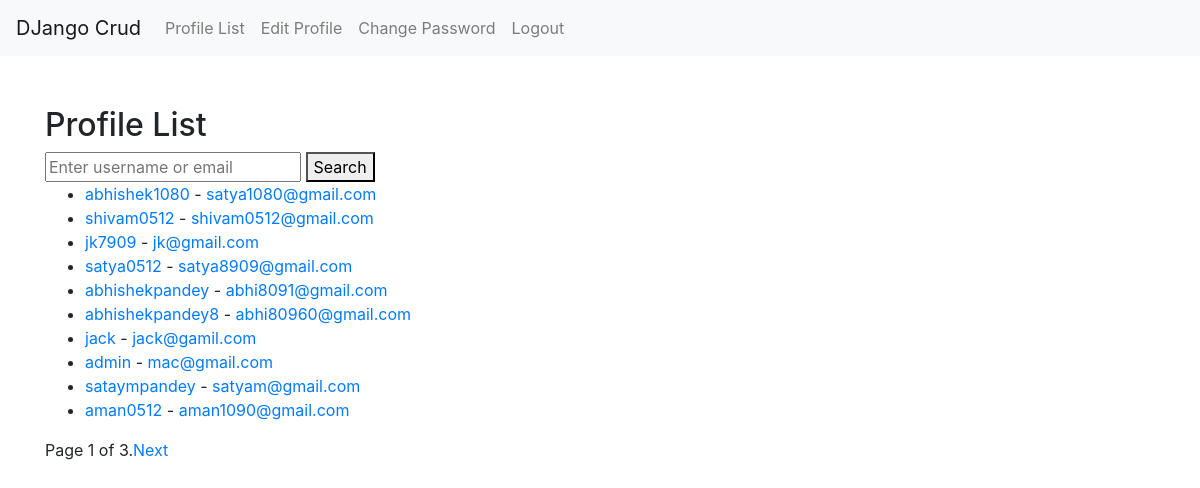
The app's page /profiles/ (signed in) with its own data.
### emp/models.py (models this page shows, shortened)
class CustomUser(AbstractUser):
    email = models.EmailField(unique=True)
    date_of_birth = models.DateField(null=True, blank=True)
    USERNAME_FIELD = 'email'
    REQUIRED_FIELDS = ['username']

### emp/views.py (the view)
# urls.py: path('profiles/', profile_list, name='profile_list'),
@login_required
def profile_list(request):
    queryset = CustomUser.objects.all()
    query = request.GET.get('q')
    if query:
        queryset = queryset.filter(Q(username__icontains=query) | Q(email__icontains=query))
    paginator = Paginator(queryset, 10)
    page_number = request.GET.get('page')
    page_obj = paginator.get_page(page_number)
    if query and not page_obj.object_list.exists():
        message = "No such user found."
    else:
        message = None
    return render(request, 'profile_list.html', {'page_obj': page_obj, 'query': query, 'message': message})

### emp/templates/profile_list.html (shortened to what this page needs)
{% extends "base_generic.html" %}
{% block content %}
  <h2>Profile List</h2>
  <form method="GET">
    <input type="text" name="q" placeholder="Enter username or email">
    <button type="submit">Search</button>
  </form>
  <ul>
    {% for user in page_obj %}
      <li>
        <a href="{% url 'user_detail' user.id %}">{{ user.username }}</a> -
        <a href="{% url 'user_detail' user.id %}">{{ user.email }}</a>
      </li>
    {% empty %}
      <li>No users found.</li>
    {% endfor %}
  </ul>
  <div class="pagination">
    <span class="current">
      Page {{ page_obj.number }} of {{ page_obj.paginator.num_pages }}.
    </span>
    {% with page_obj.has_next as has_next %}
      {% if has_next %}
        <a href="?page={{ page_obj.next_page_number }}">Next</a>
      {% endif %}
    {% endwith %}
  </div>
{% endblock %}

### emp/templates/base_generic.html (shortened to what this page needs)
<!DOCTYPE html>
{% load static  %}
<html>
<head>
    <link rel="stylesheet" href="https://stackpath.bootstrapcdn.com/bootstrap/4.5.2/css/bootstrap.min.css">
    <link rel="stylesheet" href="{% static 'css/styles.css' %}">
</head>
<body>
    <nav class="navbar navbar-expand-lg navbar-light bg-light">
        <a class="navbar-brand" href="{% url 'profile_list' %}">DJango Crud</a>
        <div class="collapse navbar-collapse" id="navbarNav">
            <ul class="navbar-nav">
                {% if user.is_authenticated %}
                <li class="nav-item">
                    <a class="nav-link" href="{% url 'profile_list' %}">Profile List</a>
                </li>
                    <li class="nav-item">
                        <a class="nav-link" href="{% url 'edit_profile' %}">Edit Profile</a>
                    </li>
                    <li class="nav-item">
                        <a class="nav-link" href="{% url 'change_password' %}">Change Password</a>
                    </li>
                    <li class="nav-item">
                        <a class="nav-link" href="{% url 'logout' %}">Logout</a>
                    </li>
                {% endif %}
            </ul>
        </div>
    </nav>
    <div class="container">
        {% block content %}
        {% endblock %}
    </div>
</body>
</html>

### emp/static/css/styles.css (style rules this page uses)
.container { margin-top: 50px; margin-bottom: 50px; }

### records on screen
CustomUser: username "abhishek1080", email "satya1080@gmail.com"
CustomUser: username "shivam0512", email "shivam0512@gmail.com"
CustomUser: username "jk7909", email "jk@gmail.com"
CustomUser: username "satya0512", email "satya8909@gmail.com"
CustomUser: username "abhishekpandey", email "abhi8091@gmail.com"
CustomUser: username "abhishekpandey8", email "abhi80960@gmail.com"
CustomUser: username "jack", email "jack@gamil.com"
CustomUser: username "admin", email "mac@gmail.com"
CustomUser: username "sataympandey", email "satyam@gmail.com"
CustomUser: username "aman0512", email "aman1090@gmail.com"

### other values on screen
{{ page_obj.number }} "1"
{{ page_obj.paginator.num_pages }} "3"
